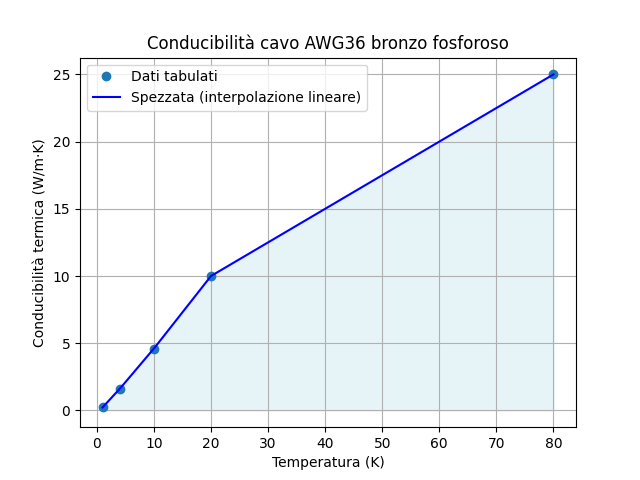

Source code (Python):
# CARICO TERMICO DEL CAVO IN BRONZO FOSFOROSO AWG36 (24 FILI)

import numpy as np
import matplotlib.pyplot as plt
from scipy.interpolate import interp1d
from scipy.integrate import quad


def main() :

    #--------INTEGRALE DI CONDUCIBILITà----------------
    # Valori da specifiche cavo AWG36
    T_points = [1, 4, 10, 20, 80]     # Temperatura
    k_points = [0.22, 1.6, 4.6, 10, 25]  # Conducibilità termica

    # Creare la spezzata (interpolazione lineare)
    spezzata = interp1d(T_points, k_points, kind='linear', fill_value="extrapolate")

    # Intervallo di temperatura per disegno
    T_range = np.linspace(min(T_points), max(T_points), 500)

    # Calcolo dei valori interpolati per la spezzata
    k_values = spezzata(T_range)

    # Plot della spezzata
    plt.plot(T_points, k_points, 'o', label='Dati tabulati')  # Punti dati originali
    plt.plot(T_range, k_values, label='Spezzata (interpolazione lineare)', color='blue')  # Spezzata interpolata
    plt.fill_between(T_range, k_values, alpha=0.3, color='lightblue')  # Area sotto la curva
    plt.title('Conducibilità cavo AWG36 bronzo fosforoso')
    plt.xlabel('Temperatura (K)')
    plt.ylabel('Conducibilità termica (W/m·K)')
    plt.grid(True)
    plt.legend()
    plt.savefig("Carico_conduzione_cavo.png")

    # Funzione per l'integrazione
    def integrand(T):
        return spezzata(T)

    # Inserire gli estremi per l'integrazione
    T_min = float(input("Inserisci il valore minimo di T per l'integrazione (tra 1 e 80): "))
    T_max = float(input("Inserisci il valore massimo di T per l'integrazione (tra 1 e 80): "))

    # Controllo se gli estremi sono validi
    if T_min < min(T_points) or T_max > max(T_points):
        print("Errore: Gli estremi dell'integrazione devono essere compresi tra 1 K e 80 K.")
    else:
        # Calcolo dell'integrale (area sottesa)
        integral_value, error = quad(integrand, T_min, T_max)
        print(f"L'integrale della conducibilità termica tra {T_min} K e {T_max} K è: {integral_value:.4f} W/m·K")


    #--------CONDUCIBILITà DA PARAMETRI GEOMETRICI----------------
    # Caratteristiche geometriche cavo AWG36 
    diam = 0.127e-3
    l = 60e-2 # lunghezza cavo
    A = np.pi * (diam/2)**2
    n = 24 # numero di cavi


    # Calcolo di Q
    Q = A/l * integral_value * n        

    # Output del risultato
    print(f"Rapporto A/l = {A/l:.4e}")
    print(f"Integral {integral_value}")
    print(f"Q = {Q:.4e} W")

if __name__ == "__main__": 
  main ()
